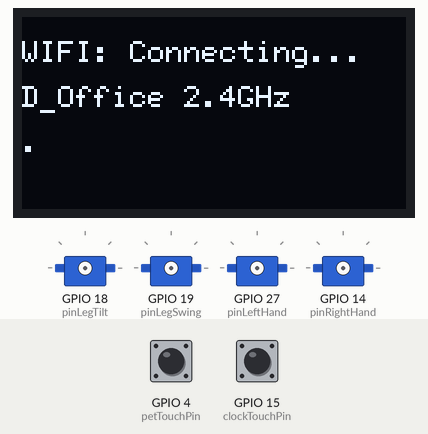
Bench run of a sketch on a simulated ESP32. Shown: 128×64 one-colour display, 4 × servo. The test bench sets the inputs (shaded band); at power-on: GPIO 4 (petTouchPin) HIGH, GPIO 15 (clockTouchPin) HIGH. WiFi joins after 1.5 s; servers stay silent unless stated; the local clock reads 2024-03-15 10:24:30 at power-on unless the sketch sets it; what the sketch prints to the serial monitor is not drawn.

Above: at 0.6 s.
At 1.7 s:
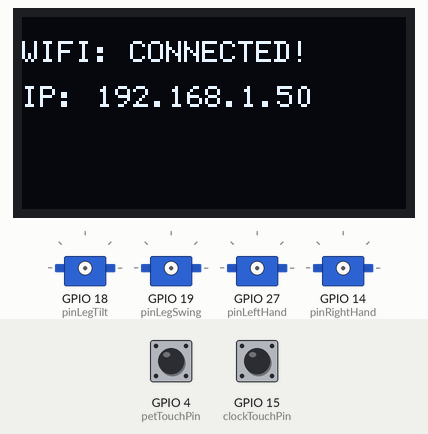
At 3.7 s:
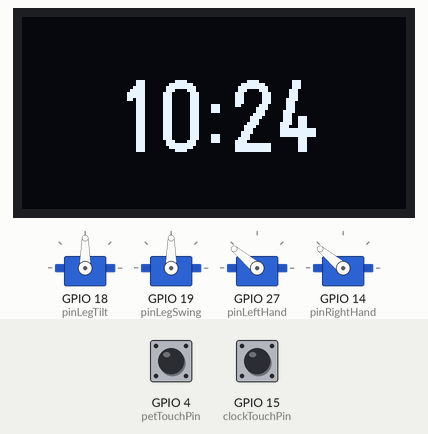
At 28.8 s:
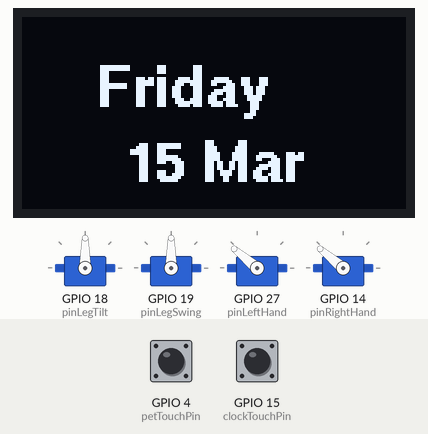
Timing chart, 0 to 30.3 s (numbered marks = the images above):
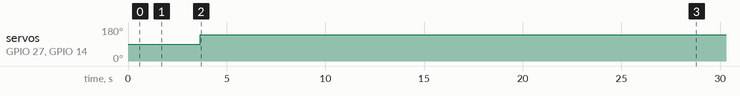

Measured:
- by itself, servo on GPIO 27 (pinLeftHand), servo on GPIO 14 (pinRightHand): 90° → 140° at 3.7 s
- what the display in image 1 shows lasts 2.0 s, from 1.7 s to 3.7 s
- what the display in image 2 shows lasts 5.0 s, from 3.7 s to 8.7 s

The sketch:

desk.ino
```cpp
#include <Wire.h>
#include <U8g2lib.h>
#include <ESP32Servo.h>
#include <WiFi.h>
#include "time.h"

// --- CREDENTIALS ---
const char* ssid     = "D_Office 2.4GHz";
const char* password = "ducat@2024";
const char* ntpServer = "pool.ntp.org";
const long  gmtOffset_sec = 19800; // India
const int   daylightOffset_sec = 0;

U8G2_SH1106_128X64_NONAME_F_HW_I2C u8g2(U8G2_R0, /* reset=*/ U8X8_PIN_NONE);
Servo legTilt, legSwing, leftHand, rightHand;

const int pinLegTilt = 18, pinLegSwing = 19, pinLeftHand = 27, pinRightHand = 14;
const int petTouchPin = 4;
const int clockTouchPin = 15;

// DEBUG TIP: Set threshold to 30-50 for standard wires. 500 is very high for ESP32.
int threshold = 500;

void setup() {
  Serial.begin(115200);
  u8g2.begin();

  // 1. OLED WIFI STATUS
  u8g2.clearBuffer();
  u8g2.setFont(u8g2_font_6x12_tf);
  u8g2.drawStr(0, 15, "WIFI: Connecting...");
  u8g2.drawStr(0, 30, ssid);
  u8g2.sendBuffer();

  WiFi.begin(ssid, password);
  int attempt = 0;
  while (WiFi.status() != WL_CONNECTED) {
    delay(500);
    Serial.print(".");
    u8g2.drawStr(attempt * 6, 45, "."); // Visual progress dots
    u8g2.sendBuffer();
    attempt++;
    if(attempt > 30) break; // Timeout after 15 seconds
  }

  if(WiFi.status() == WL_CONNECTED) {
    u8g2.clearBuffer();
    u8g2.drawStr(0, 15, "WIFI: CONNECTED!");
    u8g2.drawStr(0, 30, "IP:");
    u8g2.drawStr(25, 30, WiFi.localIP().toString().c_str());
    u8g2.sendBuffer();
    Serial.println("\nWiFi Connected!");
    delay(2000);
  }

  configTime(gmtOffset_sec, daylightOffset_sec, ntpServer);

  ESP32PWM::allocateTimer(0);
  ESP32PWM::allocateTimer(1);
  ESP32PWM::allocateTimer(2);
  ESP32PWM::allocateTimer(3);
  legTilt.attach(pinLegTilt); legSwing.attach(pinLegSwing);
  leftHand.attach(pinLeftHand); rightHand.attach(pinRightHand);

  centerAll();
}

void centerAll() {
  legTilt.write(90); legSwing.write(90);
  leftHand.write(90); rightHand.write(90);
}

void showDateTime() {
  struct tm timeinfo;
  if(!getLocalTime(&timeinfo)){
    Serial.println("Time Sync Failed");
    return;
  }

  Serial.println("Displaying Time...");
  unsigned long start = millis();
  while(millis() - start < 5000) {
    u8g2.clearBuffer();
    u8g2.setFont(u8g2_font_logisoso24_tn);
    char timeStr[10];
    strftime(timeStr, 10, "%H:%M", &timeinfo);
    u8g2.drawStr(30, 45, timeStr);
    u8g2.sendBuffer();
    getLocalTime(&timeinfo);
  }

  Serial.println("Displaying Date...");
  start = millis();
  while(millis() - start < 5000) {
    u8g2.clearBuffer();
    u8g2.setFont(u8g2_font_helvB14_tr);
    char dayStr[20]; strftime(dayStr, 20, "%A", &timeinfo);
    u8g2.drawStr(25, 30, dayStr);
    char dateStr[20]; strftime(dateStr, 20, "%d %b", &timeinfo);
    u8g2.drawStr(35, 55, dateStr);
    u8g2.sendBuffer();
  }
}

void loop() {
  int petVal = touchRead(petTouchPin);
  int clockVal = touchRead(clockTouchPin);

  // LOG VALUES TO SERIAL FOR CALIBRATION
  Serial.printf("P:%d | C:%d\n", petVal, clockVal);

  if (clockVal < threshold && clockVal > 0) {
    Serial.println(">>> Clock Triggered");
    leftHand.write(140); rightHand.write(140);
    showDateTime();
    centerAll();
  }
  else if (petVal < threshold && petVal > 0) {
    Serial.println(">>> Petting Triggered");
    u8g2.clearBuffer();
    u8g2.drawRBox(25, 25, 25, 15, 10); u8g2.drawRBox(78, 25, 25, 15, 10);
    u8g2.sendBuffer();
    leftHand.write(120); rightHand.write(60); delay(200);
    leftHand.write(60); rightHand.write(120); delay(200);
  }
  else {
    // NORMAL MODE + DEBUG OVERLAY
    u8g2.clearBuffer();
    u8g2.drawRBox(25, 20, 25, 25, 5); u8g2.drawRBox(78, 20, 25, 25, 5);

    // TINY DEBUG INFO IN CORNER
    u8g2.setFont(u8g2_font_4x6_tf);
    u8g2.setCursor(0, 64);
    u8g2.print("P:"); u8g2.print(petVal);
    u8g2.print(" C:"); u8g2.print(clockVal);

    u8g2.sendBuffer();
    centerAll();
    delay(200); // Reduced delay for faster touch response
  }
}
```
